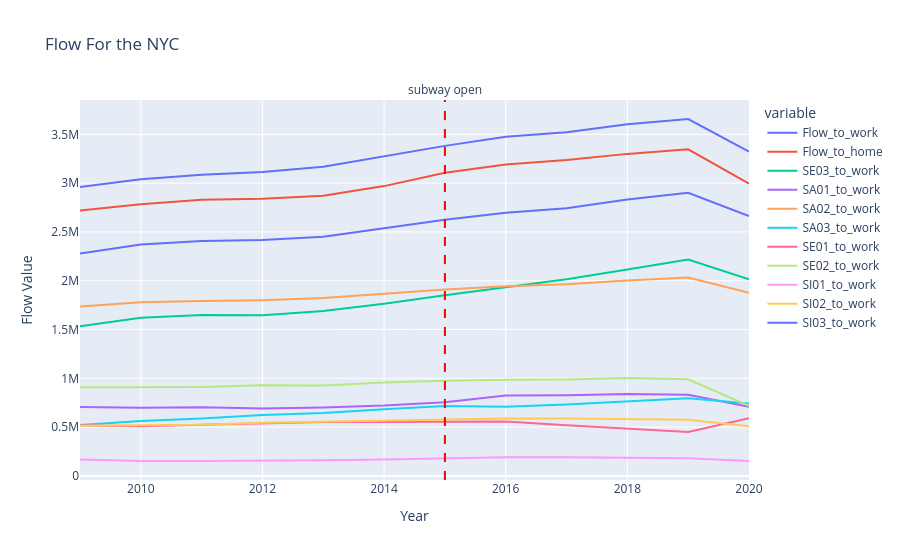

Here is the notebook cell this chart was saved with:
### Code cell
nyc_counties = {'36005', '36047', '36061', '36081', '36085'}




df_filtered = (tract_year_grid_work_home_trct
               .assign(
                   trct=tract_year_grid_work_home_trct["trct"].astype(str),
                   in_nyc=lambda df: df["trct"].str[:5].isin(nyc_counties)
                )
                .query("in_nyc")
               )
# Aggregate the data by 'year', summing up the Flow_to_work and Flow_to_home for each year
df_aggregated = df_filtered.groupby('year')[['Flow_to_work', 'Flow_to_home', 'SE03_to_work',"SA01_to_work","SA02_to_work", "SA03_to_work", "SE01_to_work", "SE02_to_work","SI01_to_work", "SI02_to_work","SI03_to_work"]].sum().reset_index()


# Create the time series plot
fig = px.line(df_aggregated, 
              x='year', 
              y=['Flow_to_work', 'Flow_to_home', 'SE03_to_work',"SA01_to_work","SA02_to_work", "SA03_to_work", "SE01_to_work", "SE02_to_work","SI01_to_work", "SI02_to_work","SI03_to_work"], 
              title="Flow For the NYC", 
              labels={'year': 'Year', 'value': 'Flow Value'}, 
              line_shape='linear')

special_year = 2015  

# Add a vertical line at the special year
fig.add_vline(
    x=special_year,
    line_width=2,
    line_dash="dash",
    line_color="red",
    annotation_text="subway open",  # Optional text annotation
    annotation_position="top"  # Optional position for the annotation
)

# Show the plot
fig.show()

### Figure 1 — Plotly figure (JSON) as saved in the notebook; plotly's stock layout.template omitted (floating-point values rounded to 4 significant figures)
{"data": [{"hovertemplate": "variable=Flow_to_work<br>Year=%{x}<br>Flow Value=%{y}<extra></extra>", "legendgroup": "Flow_to_work", "line": {"color": "#636efa", "dash": "solid", "shape": "linear"}, "marker": {"symbol": "circle"}, "mode": "lines", "name": "Flow_to_work", "orientation": "v", "showlegend": true, "type": "scatter", "x": [2009, 2010, 2011, 2012, 2013, 2014, 2015, 2016, 2017, 2018, 2019, 2020], "xaxis": "x", "y": [2960000.0, 3041000.0, 3086000.0, 3115000.0, 3168000.0, 3272000.0, 3382000.0, 3476000.0, 3523000.0, 3603000.0, 3658000.0, 3324000.0], "yaxis": "y"}, {"hovertemplate": "variable=Flow_to_home<br>Year=%{x}<br>Flow Value=%{y}<extra></extra>", "legendgroup": "Flow_to_home", "line": {"color": "#EF553B", "dash": "solid", "shape": "linear"}, "marker": {"symbol": "circle"}, "mode": "lines", "name": "Flow_to_home", "orientation": "v", "showlegend": true, "type": "scatter", "x": [2009, 2010, 2011, 2012, 2013, 2014, 2015, 2016, 2017, 2018, 2019, 2020], "xaxis": "x", "y": [2720000.0, 2783000.0, 2830000.0, 2840000.0, 2872000.0, 2970000.0, 3107000.0, 3192000.0, 3237000.0, 3300000.0, 3347000.0, 2995000.0], "yaxis": "y"}, {"hovertemplate": "variable=SE03_to_work<br>Year=%{x}<br>Flow Value=%{y}<extra></extra>", "legendgroup": "SE03_to_work", "line": {"color": "#00cc96", "dash": "solid", "shape": "linear"}, "marker": {"symbol": "circle"}, "mode": "lines", "name": "SE03_to_work", "orientation": "v", "showlegend": true, "type": "scatter", "x": [2009, 2010, 2011, 2012, 2013, 2014, 2015, 2016, 2017, 2018, 2019, 2020], "xaxis": "x", "y": [1533000.0, 1620000.0, 1649000.0, 1647000.0, 1690000.0, 1764000.0, 1851000.0, 1933000.0, 2015000.0, 2114000.0, 2217000.0, 2014000.0], "yaxis": "y"}, {"hovertemplate": "variable=SA01_to_work<br>Year=%{x}<br>Flow Value=%{y}<extra></extra>", "legendgroup": "SA01_to_work", "line": {"color": "#ab63fa", "dash": "solid", "shape": "linear"}, "marker": {"symbol": "circle"}, "mode": "lines", "name": "SA01_to_work", "orientation": "v", "showlegend": true, "type": "scatter", "x": [2009, 2010, 2011, 2012, 2013, 2014, 2015, 2016, 2017, 2018, 2019, 2020], "xaxis": "x", "y": [705100.0, 697400.0, 704600.0, 691800.0, 701600.0, 721200.0, 755400.0, 823000.0, 826700.0, 839700.0, 830800.0, 707900.0], "yaxis": "y"}, {"hovertemplate": "variable=SA02_to_work<br>Year=%{x}<br>Flow Value=%{y}<extra></extra>", "legendgroup": "SA02_to_work", "line": {"color": "#FFA15A", "dash": "solid", "shape": "linear"}, "marker": {"symbol": "circle"}, "mode": "lines", "name": "SA02_to_work", "orientation": "v", "showlegend": true, "type": "scatter", "x": [2009, 2010, 2011, 2012, 2013, 2014, 2015, 2016, 2017, 2018, 2019, 2020], "xaxis": "x", "y": [1735000.0, 1781000.0, 1792000.0, 1801000.0, 1823000.0, 1867000.0, 1911000.0, 1944000.0, 1965000.0, 2002000.0, 2032000.0, 1876000.0], "yaxis": "y"}, {"hovertemplate": "variable=SA03_to_work<br>Year=%{x}<br>Flow Value=%{y}<extra></extra>", "legendgroup": "SA03_to_work", "line": {"color": "#19d3f3", "dash": "solid", "shape": "linear"}, "marker": {"symbol": "circle"}, "mode": "lines", "name": "SA03_to_work", "orientation": "v", "showlegend": true, "type": "scatter", "x": [2009, 2010, 2011, 2012, 2013, 2014, 2015, 2016, 2017, 2018, 2019, 2020], "xaxis": "x", "y": [520200.0, 562700.0, 589000.0, 622800.0, 643500.0, 683600.0, 716000.0, 709200.0, 731100.0, 761100.0, 794600.0, 740600.0], "yaxis": "y"}, {"hovertemplate": "variable=SE01_to_work<br>Year=%{x}<br>Flow Value=%{y}<extra></extra>", "legendgroup": "SE01_to_work", "line": {"color": "#FF6692", "dash": "solid", "shape": "linear"}, "marker": {"symbol": "circle"}, "mode": "lines", "name": "SE01_to_work", "orientation": "v", "showlegend": true, "type": "scatter", "x": [2009, 2010, 2011, 2012, 2013, 2014, 2015, 2016, 2017, 2018, 2019, 2020], "xaxis": "x", "y": [518900.0, 507400.0, 525100.0, 538400.0, 551100.0, 551400.0, 556200.0, 557900.0, 519200.0, 486100.0, 450200.0, 591500.0], "yaxis": "y"}, {"hovertemplate": "variable=SE02_to_work<br>Year=%{x}<br>Flow Value=%{y}<extra></extra>", "legendgroup": "SE02_to_work", "line": {"color": "#B6E880", "dash": "solid", "shape": "linear"}, "marker": {"symbol": "circle"}, "mode": "lines", "name": "SE02_to_work", "orientation": "v", "showlegend": true, "type": "scatter", "x": [2009, 2010, 2011, 2012, 2013, 2014, 2015, 2016, 2017, 2018, 2019, 2020], "xaxis": "x", "y": [908400.0, 913100.0, 911700.0, 929700.0, 927100.0, 956300.0, 974700.0, 985200.0, 988100.0, 1002000.0, 990300.0, 718600.0], "yaxis": "y"}, {"hovertemplate": "variable=SI01_to_work<br>Year=%{x}<br>Flow Value=%{y}<extra></extra>", "legendgroup": "SI01_to_work", "line": {"color": "#FF97FF", "dash": "solid", "shape": "linear"}, "marker": {"symbol": "circle"}, "mode": "lines", "name": "SI01_to_work", "orientation": "v", "showlegend": true, "type": "scatter", "x": [2009, 2010, 2011, 2012, 2013, 2014, 2015, 2016, 2017, 2018, 2019, 2020], "xaxis": "x", "y": [167200.0, 153400.0, 152500.0, 154000.0, 159700.0, 169000.0, 179500.0, 189900.0, 190000.0, 185800.0, 180900.0, 153100.0], "yaxis": "y"}, {"hovertemplate": "variable=SI02_to_work<br>Year=%{x}<br>Flow Value=%{y}<extra></extra>", "legendgroup": "SI02_to_work", "line": {"color": "#FECB52", "dash": "solid", "shape": "linear"}, "marker": {"symbol": "circle"}, "mode": "lines", "name": "SI02_to_work", "orientation": "v", "showlegend": true, "type": "scatter", "x": [2009, 2010, 2011, 2012, 2013, 2014, 2015, 2016, 2017, 2018, 2019, 2020], "xaxis": "x", "y": [514100.0, 516900.0, 524700.0, 544500.0, 556100.0, 567500.0, 578800.0, 588300.0, 589000.0, 584300.0, 574800.0, 508600.0], "yaxis": "y"}, {"hovertemplate": "variable=SI03_to_work<br>Year=%{x}<br>Flow Value=%{y}<extra></extra>", "legendgroup": "SI03_to_work", "line": {"color": "#636efa", "dash": "solid", "shape": "linear"}, "marker": {"symbol": "circle"}, "mode": "lines", "name": "SI03_to_work", "orientation": "v", "showlegend": true, "type": "scatter", "x": [2009, 2010, 2011, 2012, 2013, 2014, 2015, 2016, 2017, 2018, 2019, 2020], "xaxis": "x", "y": [2279000.0, 2370000.0, 2408000.0, 2417000.0, 2452000.0, 2536000.0, 2624000.0, 2698000.0, 2744000.0, 2833000.0, 2902000.0, 2662000.0], "yaxis": "y"}], "layout": {"annotations": [{"showarrow": false, "text": "subway open", "x": 2015, "xanchor": "center", "xref": "x", "y": 1, "yanchor": "bottom", "yref": "y domain"}], "legend": {"title": {"text": "variable"}, "tracegroupgap": 0}, "shapes": [{"line": {"color": "red", "dash": "dash", "width": 2}, "type": "line", "x0": 2015, "x1": 2015, "xref": "x", "y0": 0, "y1": 1, "yref": "y domain"}], "title": {"text": "Flow For the NYC"}, "xaxis": {"anchor": "y", "domain": [0, 1], "title": {"text": "Year"}}, "yaxis": {"anchor": "x", "domain": [0, 1], "title": {"text": "Flow Value"}}}}
